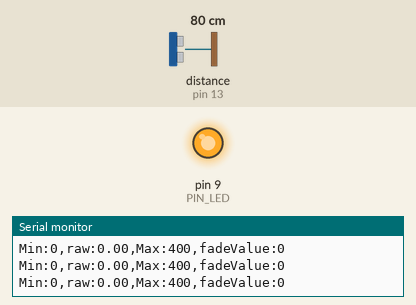
Simulated run of this sketch. Board: Arduino Uno, built with avr-gcc and run on an emulated ATmega328P. Shown: output pins drawn as LEDs (lit = HIGH), the last lines printed to the serial monitor. Wiring (inferred from the names in the program): ultrasonic range finder: trigger pin 12; echo pin 13. The inputs (shaded band) are chosen by the test bench; at power-on: distance to the obstacle (sensor on pin 13) 80 cm. The echo pulse lasts 58.3 µs per cm; pins used as bus, display or sensor lines are not drawn.

Above: at 1.2 s.
1.3 s: distance to the obstacle (sensor on pin 13) set to 18 cm
At 2.1 s:
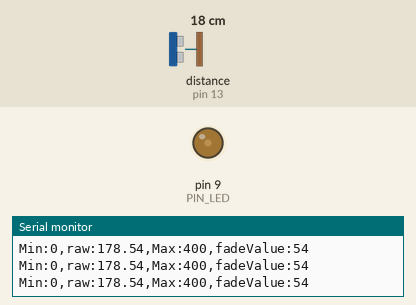
Timing chart, 0 to 4.3 s (numbered marks = the images above; inputs shaded):
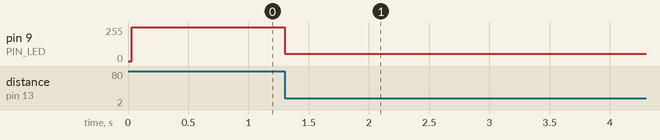

The sketch:

08_example_2.ino
```cpp
// Arduino pin assignment
#define PIN_LED 9
#define PIN_TRIG 12
#define PIN_ECHO 13

// configurable parameters
#define SND_VEL 346.0 // sound velocity at 24 celsius degree (unit: m/s)
#define INTERVAL 25 // sampling interval (unit: ms)
#define _DIST_MIN 100 // minimum distance to be measured (unit: mm)
#define _DIST_MAX 300 // maximum distance to be measured (unit: mm)

// global variables
float timeout; // unit: us
float dist_min, dist_max, dist_raw; // unit: mm
unsigned long last_sampling_time; // unit: ms
float scale; // used for pulse duration to distance conversion
int fadeValue = 0;
void setup() {
// initialize GPIO pins
  pinMode(PIN_LED,OUTPUT);
  pinMode(PIN_TRIG,OUTPUT);
  digitalWrite(PIN_TRIG, LOW);
  pinMode(PIN_ECHO,INPUT);

// initialize USS related variables
  dist_min = _DIST_MIN;
  dist_max = _DIST_MAX;
  timeout = (INTERVAL / 2) * 1000.0; // precalculate pulseIn() timeout value. (unit: us)
  dist_raw = 0.0; // raw distance output from USS (unit: mm)
  scale = 0.001 * 0.5 * SND_VEL;

// initialize serial port
  Serial.begin(57600);

// initialize last sampling time
  last_sampling_time = 0;
}

void loop() {
// wait until next sampling time.
// millis() returns the number of milliseconds since the program started. Will overflow after 50 days.
  if(millis() < last_sampling_time + INTERVAL) return;

// get a distance reading from the USS
  dist_raw = USS_measure(PIN_TRIG,PIN_ECHO);

// output the read value to the serial port
  Serial.print("Min:0,");
  Serial.print("raw:");
  Serial.print(dist_raw);
  Serial.print(",");
  Serial.print("Max:400");

// change fadeValue according to dist_raw
  if(dist_raw< 200 && dist_raw >=100){
     fadeValue = 254 - 2.54*(dist_raw -100);
  }
  else  if(dist_raw>= 200 && dist_raw <=300){
     fadeValue = 2.54*(dist_raw -200);
  }

// turn on the LED if the distance is between dist_min and dist_max
  if(dist_raw < dist_min || dist_raw > dist_max) {
    analogWrite(PIN_LED, 255);
  }
  else {
    analogWrite(PIN_LED, fadeValue);
  }

// update last sampling time
  last_sampling_time += INTERVAL;

//output the fadeValue to the serial port
  Serial.print(",");
  Serial.print("fadeValue:");
  Serial.println(fadeValue);
}

// get a distance reading from USS. return value is in millimeter.
float USS_measure(int TRIG, int ECHO)
{
  float reading;
  digitalWrite(TRIG, HIGH);
  delayMicroseconds(10);
  digitalWrite(TRIG, LOW);
  reading = pulseIn(ECHO, HIGH, timeout) * scale; // unit: mm
  if(reading < dist_min || reading > dist_max) reading = dist_raw; // return 0 when out of range.
  return reading;
  // Pulse duration to distance conversion example (target distance = 17.3m)
  // - round trip distance: 34.6m
  // - expected pulse duration: 0.1 sec, or 100,000us
  // - pulseIn(ECHO, HIGH, timeout) * 0.001 * 0.5 * SND_VEL
  //           = 100,000 micro*sec * 0.001 milli/micro * 0.5 * 346 meter/sec
  //           = 100,000 * 0.001 * 0.5 * 346 * micro * sec * milli * meter
  //                                           ----------------------------
  //                                           micro * sec
  //           = 100 * 173 milli*meter = 17,300 mm = 17.3m
  // pulseIn() returns microseconds.
}
```

Measured:
- after the input at 1.3 s, pin 9 (PIN_LED): 255/255 → 54/255 at once
